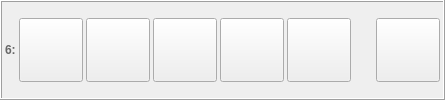
     <widget class="QFrame" name="horizontalFrame_6">
      <property name="enabled">
       <bool>true</bool>
      </property>
      <property name="sizePolicy">
       <sizepolicy hsizetype="Expanding" vsizetype="Expanding">
        <horstretch>0</horstretch>
        <verstretch>0</verstretch>
       </sizepolicy>
      </property>
      <property name="minimumSize">
       <size>
        <width>330</width>
        <height>0</height>
       </size>
      </property>
      <property name="contextMenuPolicy">
       <enum>Qt::ActionsContextMenu</enum>
      </property>
      <property name="autoFillBackground">
       <bool>false</bool>
      </property>
      <property name="frameShape">
       <enum>QFrame::Box</enum>
      </property>
      <property name="frameShadow">
       <enum>QFrame::Raised</enum>
      </property>
      <layout class="QHBoxLayout" name="horizontalLayout_6">
       <property name="spacing">
        <number>3</number>
       </property>
       <property name="leftMargin">
        <number>3</number>
       </property>
       <property name="topMargin">
        <number>3</number>
       </property>
       <property name="rightMargin">
        <number>3</number>
       </property>
       <property name="bottomMargin">
        <number>3</number>
       </property>
       <item>
        <widget class="QLabel" name="label_16">
         <property name="enabled">
          <bool>true</bool>
         </property>
         <property name="sizePolicy">
          <sizepolicy hsizetype="Fixed" vsizetype="Fixed">
           <horstretch>0</horstretch>
           <verstretch>0</verstretch>
          </sizepolicy>
         </property>
         <property name="palette">
          <palette>
           <active>
            <colorrole role="WindowText">
             <brush brushstyle="SolidPattern">
              <color alpha="255">
               <red>104</red>
               <green>104</green>
               <blue>104</blue>
              </color>
             </brush>
            </colorrole>
           </active>
           <inactive>
            <colorrole role="WindowText">
             <brush brushstyle="SolidPattern">
              <color alpha="255">
               <red>104</red>
               <green>104</green>
               <blue>104</blue>
              </color>
             </brush>
            </colorrole>
           </inactive>
           <disabled>
            <colorrole role="WindowText">
             <brush brushstyle="SolidPattern">
              <color alpha="255">
               <red>120</red>
               <green>120</green>
               <blue>120</blue>
              </color>
             </brush>
            </colorrole>
           </disabled>
          </palette>
         </property>
         <property name="font">
          <font>
           <weight>75</weight>
           <bold>true</bold>
          </font>
         </property>
         <property name="text">
          <string>6:</string>
         </property>
         <property name="margin">
          <number>5</number>
         </property>
        </widget>
       </item>
       <item>
        <widget class="QToolButton" name="buttonMountDisk_6">
         <property name="enabled">
          <bool>true</bool>
         </property>
         <property name="minimumSize">
          <size>
           <width>64</width>
           <height>64</height>
          </size>
         </property>
         <property name="maximumSize">
          <size>
           <width>64</width>
           <height>64</height>
          </size>
         </property>
         <property name="iconSize">
          <size>
           <width>48</width>
           <height>48</height>
          </size>
         </property>
        </widget>
       </item>
       <item>
        <widget class="QToolButton" name="buttonMountFolder_6">
         <property name="enabled">
          <bool>true</bool>
         </property>
         <property name="minimumSize">
          <size>
           <width>64</width>
           <height>64</height>
          </size>
         </property>
         <property name="maximumSize">
          <size>
           <width>64</width>
           <height>64</height>
          </size>
         </property>
         <property name="iconSize">
          <size>
           <width>48</width>
           <height>48</height>
          </size>
         </property>
        </widget>
       </item>
       <item>
        <widget class="QToolButton" name="buttonSave_6">
         <property name="enabled">
          <bool>true</bool>
         </property>
         <property name="minimumSize">
          <size>
           <width>64</width>
           <height>64</height>
          </size>
         </property>
         <property name="maximumSize">
          <size>
           <width>64</width>
           <height>64</height>
          </size>
         </property>
         <property name="iconSize">
          <size>
           <width>48</width>
           <height>48</height>
          </size>
         </property>
         <property name="checkable">
          <bool>true</bool>
         </property>
        </widget>
       </item>
       <item>
        <widget class="QToolButton" name="autoSave_6">
         <property name="enabled">
          <bool>true</bool>
         </property>
         <property name="minimumSize">
          <size>
           <width>64</width>
           <height>64</height>
          </size>
         </property>
         <property name="maximumSize">
          <size>
           <width>64</width>
           <height>64</height>
          </size>
         </property>
         <property name="text">
          <string/>
         </property>
         <property name="iconSize">
          <size>
           <width>48</width>
           <height>48</height>
          </size>
         </property>
         <property name="checkable">
          <bool>false</bool>
         </property>
        </widget>
       </item>
       <item>
        <widget class="QToolButton" name="buttonEditDisk_6">
         <property name="enabled">
          <bool>true</bool>
         </property>
         <property name="minimumSize">
          <size>
           <width>64</width>
           <height>64</height>
          </size>
         </property>
         <property name="maximumSize">
          <size>
           <width>64</width>
           <height>64</height>
          </size>
         </property>
         <property name="iconSize">
          <size>
           <width>48</width>
           <height>48</height>
          </size>
         </property>
         <property name="checkable">
          <bool>false</bool>
         </property>
        </widget>
       </item>
       <item>
        <layout class="QVBoxLayout" name="verticalLayout_6">
         <property name="spacing">
          <number>0</number>
         </property>
         <property name="leftMargin">
          <number>5</number>
         </property>
         <property name="rightMargin">
          <number>5</number>
         </property>
         <item>
          <widget class="QLabel" name="labelFileName_6">
           <property name="enabled">
            <bool>true</bool>
           </property>
           <property name="sizePolicy">
            <sizepolicy hsizetype="Ignored" vsizetype="Fixed">
             <horstretch>0</horstretch>
             <verstretch>0</verstretch>
            </sizepolicy>
           </property>
           <property name="font">
            <font>
             <pointsize>12</pointsize>
            </font>
           </property>
           <property name="autoFillBackground">
            <bool>false</bool>
           </property>
           <property name="text">
            <string/>
           </property>
           <property name="textFormat">
            <enum>Qt::PlainText</enum>
           </property>
           <property name="wordWrap">
            <bool>false</bool>
           </property>
          </widget>
         </item>
         <item>
          <widget class="QLabel" name="labelImageProperties_6">
           <property name="enabled">
            <bool>true</bool>
           </property>
           <property name="sizePolicy">
            <sizepolicy hsizetype="Preferred" vsizetype="Fixed">
             <horstretch>0</horstretch>
             <verstretch>0</verstretch>
            </sizepolicy>
           </property>
           <property name="palette">
            <palette>
             <active>
              <colorrole role="WindowText">
               <brush brushstyle="SolidPattern">
                <color alpha="255">
                 <red>128</red>
                 <green>128</green>
                 <blue>128</blue>
                </color>
               </brush>
              </colorrole>
              <colorrole role="Mid">
               <brush brushstyle="SolidPattern">
                <color alpha="255">
                 <red>157</red>
                 <green>155</green>
                 <blue>144</blue>
                </color>
               </brush>
              </colorrole>
             </active>
             <inactive>
              <colorrole role="WindowText">
               <brush brushstyle="SolidPattern">
                <color alpha="255">
                 <red>128</red>
                 <green>128</green>
                 <blue>128</blue>
                </color>
               </brush>
              </colorrole>
              <colorrole role="Mid">
               <brush brushstyle="SolidPattern">
                <color alpha="255">
                 <red>157</red>
                 <green>155</green>
                 <blue>144</blue>
                </color>
               </brush>
              </colorrole>
             </inactive>
             <disabled>
              <colorrole role="WindowText">
               <brush brushstyle="SolidPattern">
                <color alpha="255">
                 <red>118</red>
                 <green>116</green>
                 <blue>108</blue>
                </color>
               </brush>
              </colorrole>
              <colorrole role="Mid">
               <brush brushstyle="SolidPattern">
                <color alpha="255">
                 <red>157</red>
                 <green>155</green>
                 <blue>144</blue>
                </color>
               </brush>
              </colorrole>
             </disabled>
            </palette>
           </property>
           <property name="font">
            <font>
             <pointsize>12</pointsize>
            </font>
           </property>
           <property name="textFormat">
            <enum>Qt::PlainText</enum>
           </property>
           <property name="alignment">
            <set>Qt::AlignLeading|Qt::AlignLeft|Qt::AlignVCenter</set>
           </property>
           <property name="wordWrap">
            <bool>false</bool>
           </property>
          </widget>
         </item>
        </layout>
       </item>
       <item>
        <widget class="QToolButton" name="buttonEject_6">
         <property name="enabled">
          <bool>true</bool>
         </property>
         <property name="minimumSize">
          <size>
           <width>64</width>
           <height>64</height>
          </size>
         </property>
         <property name="maximumSize">
          <size>
           <width>64</width>
           <height>64</height>
          </size>
         </property>
         <property name="iconSize">
          <size>
           <width>64</width>
           <height>64</height>
          </size>
         </property>
        </widget>
       </item>
      </layout>
     </widget>
